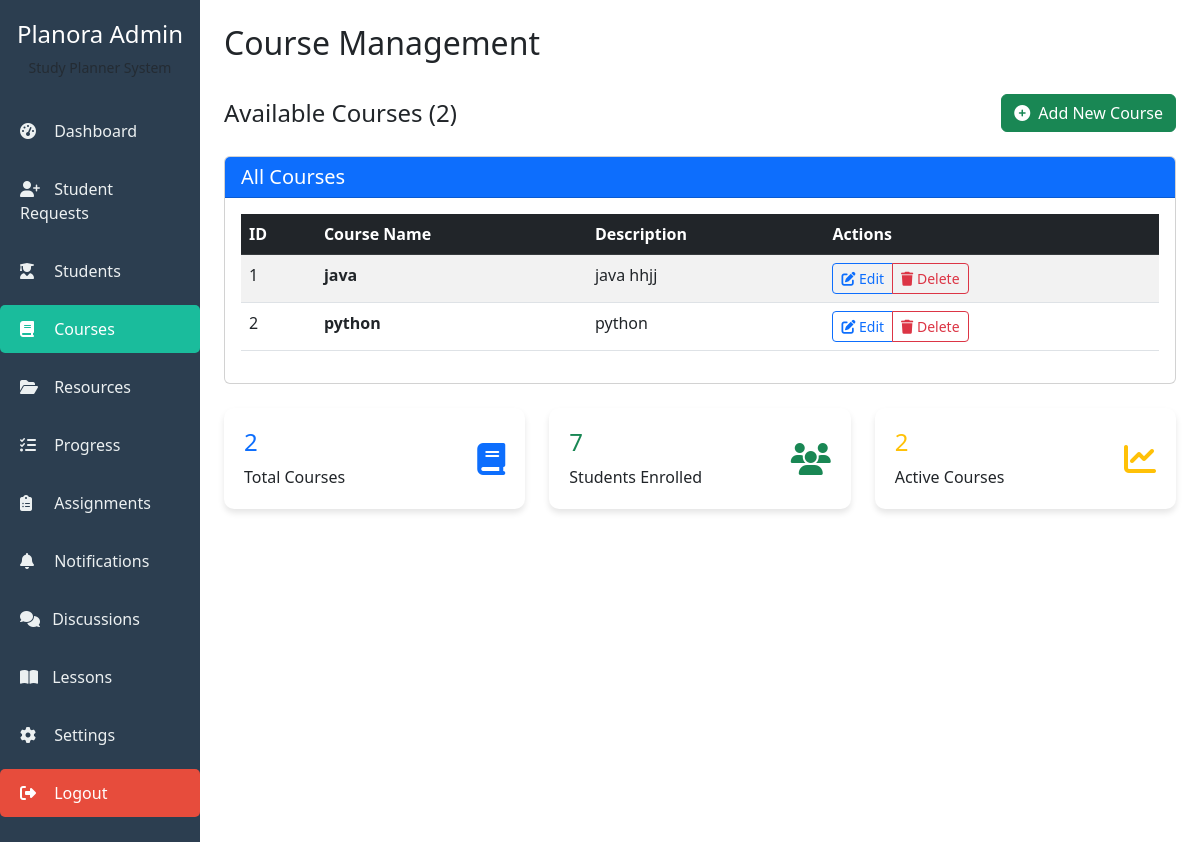
The app's page /admin_courses/ (signed in) with its own data.
### core/models.py (models this page shows, shortened)
class Course(models.Model):
    name = models.CharField(max_length=100)
    description = models.TextField(blank=True, null=True)

### core/views.py (the view)
# urls.py: path('admin_courses/', views.admin_courses, name='admin_courses'),
@login_required
def admin_courses(request):
    if not request.user.is_staff and not request.user.is_superuser:
        messages.error(request, "Access denied!")
        return redirect('home')
    courses = Course.objects.all()
    context = {
        'courses': courses,
        'total_students': StudentProfile.objects.count(),
        'active_courses': courses.count(),
    }
    return render(request, 'admin_panel/courses.html', context)

### core/templates/admin_panel/courses.html (shortened to what this page needs)
{% extends 'admin_panel/base_admin.html' %}
{% load static %}
{% block page_title %}Course Management{% endblock %}
{% block content %}
<div class="d-flex justify-content-between align-items-center mb-4">
    <div>
        <h4 class="mb-0">Available Courses ({{ courses|length }})</h4>
    </div>
    <a href="{% url 'add_course' %}" class="btn btn-success">
        <i class="fas fa-plus-circle me-2"></i>Add New Course
    </a>
</div>
<div class="card">
    <div class="card-header bg-primary text-white">
        <h5 class="mb-0">All Courses</h5>
    </div>
    <div class="card-body">
        {% if courses %}
        <div class="table-responsive">
            <table class="table table-striped table-hover">
                <thead class="table-dark">
                    <tr>
                        <th>ID</th>
                        <th>Course Name</th>
                        <th>Description</th>
                        <th>Actions</th>
                    </tr>
                </thead>
                <tbody>
                    {% for course in courses %}
                    <tr>
                        <td>{{ course.id }}</td>
                        <td>
                            <strong>{{ course.name }}</strong>
                        </td>
                        <td>{{ course.description|default:"No description"|truncatewords:10 }}</td>
                        <td>
                            <div class="btn-group btn-group-sm">
                                <a href="{% url 'edit_course_form' course.id %}" class="btn btn-outline-primary">
                                    <i class="fas fa-edit"></i> Edit
                                </a>
                                <button type="button" class="btn btn-outline-danger" data-bs-toggle="modal" data-bs-target="#deleteModal{{ course.id }}">
                                    <i class="fas fa-trash"></i> Delete
                                </button>
                            </div>
                        </td>
                    </tr>
                    {% endfor %}
                </tbody>
            </table>
        </div>
        {% endif %}
    </div>
</div>
<div class="row mt-4">
    <div class="col-md-4">
        <div class="stat-card" style="border-left-color: #3498db;">
            <div class="d-flex align-items-center">
                <div class="flex-grow-1">
                    <h4 class="text-primary">{{ courses|length }}</h4>
                    <p class="mb-0">Total Courses</p>
                </div>
                <i class="fas fa-book fa-2x text-primary"></i>
            </div>
        </div>
    </div>
    <div class="col-md-4">
        <div class="stat-card" style="border-left-color: #2ecc71;">
            <div class="d-flex align-items-center">
                <div class="flex-grow-1">
                    <h4 class="text-success">{{ total_students|default:"0" }}</h4>
                    <p class="mb-0">Students Enrolled</p>
                </div>
                <i class="fas fa-users fa-2x text-success"></i>
            </div>
        </div>
    </div>
    <div class="col-md-4">
        <div class="stat-card" style="border-left-color: #f39c12;">
            <div class="d-flex align-items-center">
                <div class="flex-grow-1">
                    <h4 class="text-warning">{{ active_courses|default:"0" }}</h4>
                    <p class="mb-0">Active Courses</p>
                </div>
                <i class="fas fa-chart-line fa-2x text-warning"></i>
            </div>
        </div>
    </div>
</div>
{% endblock %}

### core/templates/admin_panel/base_admin.html (style rules this page uses)
.stat-card { background: white; padding: 20px; border-radius: 8px; box-shadow: 0 2px 4px rgba(0,0,0,0.1); border-left: 4px solid #ccc; margin-bottom: 20px; }
.stat-card { background: white; border-radius: 10px; padding: 20px; box-shadow: 0 4px 6px rgba(0,0,0,0.1); border: none; transition: transform 0.2s; }

### records on screen
Course: id "1", name "java", description "java hhjj"
Course: id "2", name "python", description "python"

### other values on screen
{{ courses|length }} "2"
{{ total_students|default:"0" }} "7"
{{ active_courses|default:"0" }} "2"
